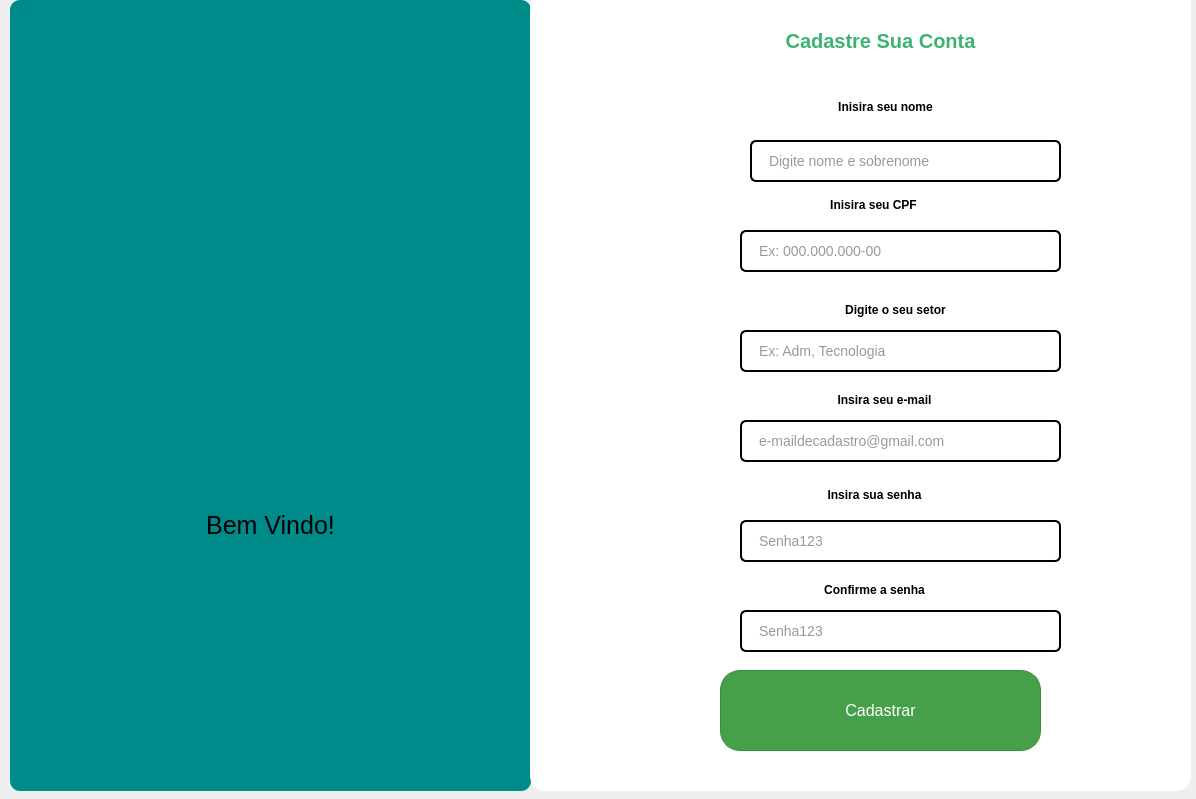
<?xml version="1.0" encoding="UTF-8"?>
<ui version="4.0">
 <class>Dialog</class>
 <widget class="QDialog" name="Dialog">
  <property name="windowModality">
   <enum>Qt::NonModal</enum>
  </property>
  <property name="geometry">
   <rect>
    <x>0</x>
    <y>0</y>
    <width>1196</width>
    <height>799</height>
   </rect>
  </property>
  <property name="windowTitle">
   <string>Dialog</string>
  </property>
  <property name="layoutDirection">
   <enum>Qt::LeftToRight</enum>
  </property>
  <widget class="QFrame" name="frame">
   <property name="geometry">
    <rect>
     <x>10</x>
     <y>0</y>
     <width>521</width>
     <height>791</height>
    </rect>
   </property>
   <property name="styleSheet">
    <string notr="true">background-color: #008b8b;

border-radius: 10px</string>
   </property>
   <property name="frameShape">
    <enum>QFrame::StyledPanel</enum>
   </property>
   <property name="frameShadow">
    <enum>QFrame::Raised</enum>
   </property>
   <widget class="QLabel" name="lbl_logo">
    <property name="geometry">
     <rect>
      <x>0</x>
      <y>40</y>
      <width>521</width>
      <height>261</height>
     </rect>
    </property>
    <property name="text">
     <string/>
    </property>
    <property name="pixmap">
     <pixmap resource="icone/icons.qrc">:/icone/logo 1.png</pixmap>
    </property>
    <property name="scaledContents">
     <bool>true</bool>
    </property>
   </widget>
   <widget class="QLabel" name="label_5">
    <property name="geometry">
     <rect>
      <x>0</x>
      <y>400</y>
      <width>521</width>
      <height>251</height>
     </rect>
    </property>
    <property name="sizePolicy">
     <sizepolicy hsizetype="Preferred" vsizetype="Preferred">
      <horstretch>2</horstretch>
      <verstretch>0</verstretch>
     </sizepolicy>
    </property>
    <property name="font">
     <font>
      <pointsize>-1</pointsize>
     </font>
    </property>
    <property name="layoutDirection">
     <enum>Qt::LeftToRight</enum>
    </property>
    <property name="styleSheet">
     <string notr="true">QLabel {
    font-size: 25px; 
    text-align: center; 
}
</string>
    </property>
    <property name="text">
     <string> Bem Vindo! </string>
    </property>
    <property name="alignment">
     <set>Qt::AlignCenter</set>
    </property>
   </widget>
  </widget>
  <widget class="QFrame" name="frame_3">
   <property name="geometry">
    <rect>
     <x>530</x>
     <y>-10</y>
     <width>661</width>
     <height>801</height>
    </rect>
   </property>
   <property name="styleSheet">
    <string notr="true">QFrame {
    background-color: #ffffff; /* Fundo branco */
    border: none; /* Sem borda */
    border-radius: 15px; /* Bordas arredondadas */
}
</string>
   </property>
   <property name="frameShape">
    <enum>QFrame::StyledPanel</enum>
   </property>
   <property name="frameShadow">
    <enum>QFrame::Raised</enum>
   </property>
   <widget class="QLabel" name="label_8">
    <property name="geometry">
     <rect>
      <x>0</x>
      <y>10</y>
      <width>701</width>
      <height>81</height>
     </rect>
    </property>
    <property name="font">
     <font>
      <pointsize>-1</pointsize>
      <weight>75</weight>
      <bold>true</bold>
     </font>
    </property>
    <property name="styleSheet">
     <string notr="true">QLabel {
    font-size: 20px; 
    text-align: center; 
    font-weight: bold; 
    color: #3CB371;
}

</string>
    </property>
    <property name="text">
     <string>Cadastre Sua Conta</string>
    </property>
    <property name="alignment">
     <set>Qt::AlignCenter</set>
    </property>
   </widget>
   <widget class="QLineEdit" name="txt_nomeadm">
    <property name="geometry">
     <rect>
      <x>220</x>
      <y>150</y>
      <width>311</width>
      <height>42</height>
     </rect>
    </property>
    <property name="styleSheet">
     <string notr="true">QLineEdit {
    background-color: white; /* Fundo branco */
    border: 2px solid black; /* Borda preta */
    border-radius: 6px; 
    padding: 10px 15px; 
    font-size: 14px;
    font-family: Arial, sans-serif;
    color: #333333; 
    transition: background-color 0.3s ease, border 0.3s ease, box-shadow 0.3s ease;
    box-shadow: 0px 3px 5px rgba(0, 0, 0, 0.15); 
}

QLineEdit:hover {
    border: 2px solid black; /* Mantém a borda preta ao passar o mouse */
    background-color: #f5faff; 
    box-shadow: 0px 4px 8px rgba(0, 0, 0, 0.2);
}

QLineEdit:focus {
    border: 2px solid black; /* Mantém a borda preta ao focar */
    background-color: white; /* Fundo branco */
    box-shadow: 0px 0px 10px rgba(102, 153, 153, 0.5);
    outline: none;
}

QLineEdit:disabled {
    background-color: #ebebeb; 
    border: 2px solid rgba(179, 214, 214, 255);
    color: #a0a0a0;
    box-shadow: none;
}

</string>
    </property>
    <property name="placeholderText">
     <string>Digite nome e sobrenome</string>
    </property>
   </widget>
   <widget class="QLabel" name="label_9">
    <property name="geometry">
     <rect>
      <x>150</x>
      <y>150</y>
      <width>51</width>
      <height>41</height>
     </rect>
    </property>
    <property name="text">
     <string/>
    </property>
    <property name="pixmap">
     <pixmap>icone/74472.png</pixmap>
    </property>
    <property name="scaledContents">
     <bool>true</bool>
    </property>
   </widget>
   <widget class="QLabel" name="label_4">
    <property name="geometry">
     <rect>
      <x>40</x>
      <y>92</y>
      <width>631</width>
      <height>51</height>
     </rect>
    </property>
    <property name="styleSheet">
     <string notr="true">font: 75 18pt &quot;Verdana&quot;;</string>
    </property>
    <property name="text">
     <string>&lt;html&gt;&lt;head/&gt;&lt;body&gt;&lt;p align=&quot;center&quot;&gt;&lt;span style=&quot; font-weight:600;&quot;&gt;Inisira seu nome&lt;/span&gt;&lt;/p&gt;&lt;/body&gt;&lt;/html&gt;</string>
    </property>
   </widget>
   <widget class="QLabel" name="label">
    <property name="geometry">
     <rect>
      <x>80</x>
      <y>200</y>
      <width>527</width>
      <height>31</height>
     </rect>
    </property>
    <property name="styleSheet">
     <string notr="true">font: 75 18pt &quot;Verdana&quot;;</string>
    </property>
    <property name="text">
     <string>&lt;html&gt;&lt;head/&gt;&lt;body&gt;&lt;p align=&quot;center&quot;&gt;&lt;span style=&quot; font-weight:600;&quot;&gt;Inisira seu CPF&lt;/span&gt;&lt;/p&gt;&lt;/body&gt;&lt;/html&gt;</string>
    </property>
   </widget>
   <widget class="QLineEdit" name="txt_cpf">
    <property name="geometry">
     <rect>
      <x>210</x>
      <y>240</y>
      <width>321</width>
      <height>42</height>
     </rect>
    </property>
    <property name="styleSheet">
     <string notr="true">QLineEdit {
    background-color: white; /* Fundo branco */
    border: 2px solid black; /* Borda preta */
    border-radius: 6px; 
    padding: 10px 15px; 
    font-size: 14px;
    font-family: Arial, sans-serif;
    color: #333333; 
    transition: background-color 0.3s ease, border 0.3s ease, box-shadow 0.3s ease;
    box-shadow: 0px 3px 5px rgba(0, 0, 0, 0.15); 
}

QLineEdit:hover {
    border: 2px solid black; /* Mantém a borda preta ao passar o mouse */
    background-color: #f5faff; 
    box-shadow: 0px 4px 8px rgba(0, 0, 0, 0.2);
}

QLineEdit:focus {
    border: 2px solid black; /* Mantém a borda preta ao focar */
    background-color: white; /* Fundo branco */
    box-shadow: 0px 0px 10px rgba(102, 153, 153, 0.5);
    outline: none;
}

QLineEdit:disabled {
    background-color: #ebebeb; 
    border: 2px solid rgba(179, 214, 214, 255);
    color: #a0a0a0;
    box-shadow: none;
}
</string>
    </property>
    <property name="placeholderText">
     <string>Ex: 000.000.000-00</string>
    </property>
   </widget>
   <widget class="QLabel" name="label_10">
    <property name="geometry">
     <rect>
      <x>150</x>
      <y>240</y>
      <width>51</width>
      <height>41</height>
     </rect>
    </property>
    <property name="text">
     <string/>
    </property>
    <property name="pixmap">
     <pixmap>icone/10122305.png</pixmap>
    </property>
    <property name="scaledContents">
     <bool>true</bool>
    </property>
   </widget>
   <widget class="QLabel" name="label_7">
    <property name="geometry">
     <rect>
      <x>170</x>
      <y>300</y>
      <width>391</width>
      <height>41</height>
     </rect>
    </property>
    <property name="styleSheet">
     <string notr="true">font: 75 18pt &quot;Verdana&quot;;</string>
    </property>
    <property name="text">
     <string>&lt;html&gt;&lt;head/&gt;&lt;body&gt;&lt;p align=&quot;center&quot;&gt;&lt;span style=&quot; font-weight:600;&quot;&gt;Digite o seu setor&lt;/span&gt;&lt;/p&gt;&lt;/body&gt;&lt;/html&gt;</string>
    </property>
   </widget>
   <widget class="QLineEdit" name="txt_cpf_2">
    <property name="geometry">
     <rect>
      <x>210</x>
      <y>340</y>
      <width>321</width>
      <height>42</height>
     </rect>
    </property>
    <property name="styleSheet">
     <string notr="true">QLineEdit {
    background-color: white; /* Fundo branco */
    border: 2px solid black; /* Borda preta */
    border-radius: 6px; 
    padding: 10px 15px; 
    font-size: 14px;
    font-family: Arial, sans-serif;
    color: #333333; 
    transition: background-color 0.3s ease, border 0.3s ease, box-shadow 0.3s ease;
    box-shadow: 0px 3px 5px rgba(0, 0, 0, 0.15); 
}

QLineEdit:hover {
    border: 2px solid black; /* Mantém a borda preta ao passar o mouse */
    background-color: #f5faff; 
    box-shadow: 0px 4px 8px rgba(0, 0, 0, 0.2);
}

QLineEdit:focus {
    border: 2px solid black; /* Mantém a borda preta ao focar */
    background-color: white; /* Fundo branco */
    box-shadow: 0px 0px 10px rgba(102, 153, 153, 0.5);
    outline: none;
}

QLineEdit:disabled {
    background-color: #ebebeb; 
    border: 2px solid rgba(179, 214, 214, 255);
    color: #a0a0a0;
    box-shadow: none;
}

</string>
    </property>
    <property name="placeholderText">
     <string>Ex: Adm, Tecnologia</string>
    </property>
   </widget>
   <widget class="QLabel" name="label_11">
    <property name="geometry">
     <rect>
      <x>150</x>
      <y>340</y>
      <width>47</width>
      <height>41</height>
     </rect>
    </property>
    <property name="text">
     <string/>
    </property>
    <property name="pixmap">
     <pixmap>icone/5088.png</pixmap>
    </property>
    <property name="scaledContents">
     <bool>true</bool>
    </property>
   </widget>
   <widget class="QLabel" name="label_2">
    <property name="geometry">
     <rect>
      <x>90</x>
      <y>390</y>
      <width>529</width>
      <height>41</height>
     </rect>
    </property>
    <property name="styleSheet">
     <string notr="true">font: 75 18pt &quot;Verdana&quot;;</string>
    </property>
    <property name="text">
     <string>&lt;html&gt;&lt;head/&gt;&lt;body&gt;&lt;p align=&quot;center&quot;&gt;&lt;span style=&quot; font-weight:600;&quot;&gt;Insira seu e-mail&lt;/span&gt;&lt;/p&gt;&lt;/body&gt;&lt;/html&gt;</string>
    </property>
   </widget>
   <widget class="QLineEdit" name="txt_email">
    <property name="geometry">
     <rect>
      <x>210</x>
      <y>430</y>
      <width>321</width>
      <height>42</height>
     </rect>
    </property>
    <property name="styleSheet">
     <string notr="true">QLineEdit {
    background-color: white; /* Fundo branco */
    border: 2px solid black; /* Borda preta */
    border-radius: 6px; 
    padding: 10px 15px; 
    font-size: 14px;
    font-family: Arial, sans-serif;
    color: #333333; 
    transition: background-color 0.3s ease, border 0.3s ease, box-shadow 0.3s ease;
    box-shadow: 0px 3px 5px rgba(0, 0, 0, 0.15); 
}

QLineEdit:hover {
    border: 2px solid black; /* Mantém a borda preta ao passar o mouse */
    background-color: #f5faff; 
    box-shadow: 0px 4px 8px rgba(0, 0, 0, 0.2);
}

QLineEdit:focus {
    border: 2px solid black; /* Mantém a borda preta ao focar */
    background-color: white; /* Fundo branco */
    box-shadow: 0px 0px 10px rgba(102, 153, 153, 0.5);
    outline: none;
}

QLineEdit:disabled {
    background-color: #ebebeb; 
    border: 2px solid rgba(179, 214, 214, 255);
    color: #a0a0a0;
    box-shadow: none;
}

</string>
    </property>
    <property name="placeholderText">
     <string>e-maildecadastro@gmail.com</string>
    </property>
   </widget>
   <widget class="QLabel" name="label_12">
    <property name="geometry">
     <rect>
      <x>150</x>
      <y>430</y>
      <width>51</width>
      <height>41</height>
     </rect>
    </property>
    <property name="text">
     <string/>
    </property>
    <property name="pixmap">
     <pixmap>icone/561188.png</pixmap>
    </property>
    <property name="scaledContents">
     <bool>true</bool>
    </property>
   </widget>
   <widget class="QLabel" name="label_3">
    <property name="geometry">
     <rect>
      <x>80</x>
      <y>480</y>
      <width>529</width>
      <height>51</height>
     </rect>
    </property>
    <property name="styleSheet">
     <string notr="true">font: 75 18pt &quot;Verdana&quot;;</string>
    </property>
    <property name="text">
     <string>&lt;html&gt;&lt;head/&gt;&lt;body&gt;&lt;p align=&quot;center&quot;&gt;&lt;span style=&quot; font-weight:600;&quot;&gt;Insira sua senha&lt;/span&gt;&lt;/p&gt;&lt;/body&gt;&lt;/html&gt;</string>
    </property>
   </widget>
   <widget class="QLineEdit" name="txt_senha">
    <property name="geometry">
     <rect>
      <x>210</x>
      <y>530</y>
      <width>321</width>
      <height>42</height>
     </rect>
    </property>
    <property name="styleSheet">
     <string notr="true">QLineEdit {
    background-color: white; /* Fundo branco */
    border: 2px solid black; /* Borda preta */
    border-radius: 6px; 
    padding: 10px 15px; 
    font-size: 14px;
    font-family: Arial, sans-serif;
    color: #333333; 
    transition: background-color 0.3s ease, border 0.3s ease, box-shadow 0.3s ease;
    box-shadow: 0px 3px 5px rgba(0, 0, 0, 0.15); 
}

QLineEdit:hover {
    border: 2px solid black; /* Mantém a borda preta ao passar o mouse */
    background-color: #f5faff; 
    box-shadow: 0px 4px 8px rgba(0, 0, 0, 0.2);
}

QLineEdit:focus {
    border: 2px solid black; /* Mantém a borda preta ao focar */
    background-color: white; /* Fundo branco */
    box-shadow: 0px 0px 10px rgba(102, 153, 153, 0.5);
    outline: none;
}

QLineEdit:disabled {
    background-color: #ebebeb; 
    border: 2px solid rgba(179, 214, 214, 255);
    color: #a0a0a0;
    box-shadow: none;
}
</string>
    </property>
    <property name="echoMode">
     <enum>QLineEdit::Password</enum>
    </property>
    <property name="placeholderText">
     <string>Senha123</string>
    </property>
   </widget>
   <widget class="QLabel" name="label_13">
    <property name="geometry">
     <rect>
      <x>150</x>
      <y>530</y>
      <width>47</width>
      <height>41</height>
     </rect>
    </property>
    <property name="text">
     <string/>
    </property>
    <property name="pixmap">
     <pixmap>icone/password_3715.png</pixmap>
    </property>
    <property name="scaledContents">
     <bool>true</bool>
    </property>
   </widget>
   <widget class="QLabel" name="label_6">
    <property name="geometry">
     <rect>
      <x>80</x>
      <y>580</y>
      <width>529</width>
      <height>41</height>
     </rect>
    </property>
    <property name="styleSheet">
     <string notr="true">font: 75 18pt &quot;Verdana&quot;;</string>
    </property>
    <property name="text">
     <string>&lt;html&gt;&lt;head/&gt;&lt;body&gt;&lt;p align=&quot;center&quot;&gt;&lt;span style=&quot; font-weight:600;&quot;&gt;Confirme a senha&lt;/span&gt;&lt;/p&gt;&lt;/body&gt;&lt;/html&gt;</string>
    </property>
   </widget>
   <widget class="QLineEdit" name="txt_rsenha">
    <property name="geometry">
     <rect>
      <x>210</x>
      <y>620</y>
      <width>321</width>
      <height>42</height>
     </rect>
    </property>
    <property name="styleSheet">
     <string notr="true">QLineEdit {
    background-color: white; /* Fundo branco */
    border: 2px solid black; /* Borda preta */
    border-radius: 6px; 
    padding: 10px 15px; 
    font-size: 14px;
    font-family: Arial, sans-serif;
    color: #333333; 
    transition: background-color 0.3s ease, border 0.3s ease, box-shadow 0.3s ease;
    box-shadow: 0px 3px 5px rgba(0, 0, 0, 0.15); 
}

QLineEdit:hover {
    border: 2px solid black; /* Mantém a borda preta ao passar o mouse */
    background-color: #f5faff; 
    box-shadow: 0px 4px 8px rgba(0, 0, 0, 0.2);
}

QLineEdit:focus {
    border: 2px solid black; /* Mantém a borda preta ao focar */
    background-color: white; /* Fundo branco */
    box-shadow: 0px 0px 10px rgba(102, 153, 153, 0.5);
    outline: none;
}

QLineEdit:disabled {
    background-color: #ebebeb; 
    border: 2px solid rgba(179, 214, 214, 255);
    color: #a0a0a0;
    box-shadow: none;
}
</string>
    </property>
    <property name="echoMode">
     <enum>QLineEdit::Password</enum>
    </property>
    <property name="placeholderText">
     <string>Senha123</string>
    </property>
   </widget>
   <widget class="QLabel" name="label_14">
    <property name="geometry">
     <rect>
      <x>150</x>
      <y>610</y>
      <width>47</width>
      <height>41</height>
     </rect>
    </property>
    <property name="text">
     <string/>
    </property>
    <property name="pixmap">
     <pixmap>icone/password_3715.png</pixmap>
    </property>
    <property name="scaledContents">
     <bool>true</bool>
    </property>
   </widget>
   <widget class="QPushButton" name="Btn_Cadastrar">
    <property name="geometry">
     <rect>
      <x>190</x>
      <y>680</y>
      <width>321</width>
      <height>81</height>
     </rect>
    </property>
    <property name="cursor">
     <cursorShape>PointingHandCursor</cursorShape>
    </property>
    <property name="styleSheet">
     <string notr="true">QPushButton {
    background-color: #45a049;
    color: white;
    font-size: 16px;
    padding: 10px 20px;
    border-radius: 20px; /* Mais redondo */
    border: 1px solid #388E3C;
    transition: background-color 0.3s ease, transform 0.3s ease, box-shadow 0.3s ease;
    box-shadow: 0px 4px 6px rgba(0, 0, 0, 0.15);
}

QPushButton:hover {
    background-color: #9370DB;
    transform: scale(1.05);
}

QPushButton:pressed {
    background-color: #388E3C;
    transform: scale(0.98);
}

QPushButton:focus {
    outline: none;
    border: 2px solid #66bb6a;
    box-shadow: 0px 0px 8px rgba(255, 152, 0, 0.8);
}

QPushButton:disabled {
    background-color: #bdbdbd;
    color: #757575;
    box-shadow: none;
    transform: none;
}
</string>
    </property>
    <property name="text">
     <string>Cadastrar</string>
    </property>
   </widget>
   <widget class="QLabel" name="lbl_voltar">
    <property name="geometry">
     <rect>
      <x>540</x>
      <y>690</y>
      <width>61</width>
      <height>61</height>
     </rect>
    </property>
    <property name="text">
     <string/>
    </property>
    <property name="pixmap">
     <pixmap resource="icone/icons.qrc">:/icone/voltar.png</pixmap>
    </property>
    <property name="scaledContents">
     <bool>true</bool>
    </property>
   </widget>
  </widget>
 </widget>
 <resources>
  <include location="icone/icons.qrc"/>
 </resources>
 <connections/>
</ui>
